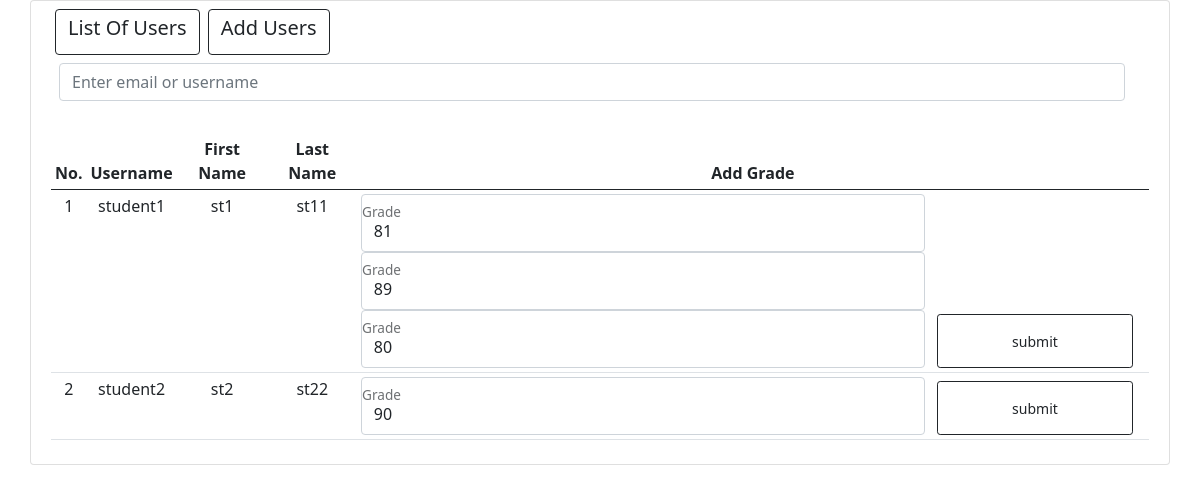
Page /grades/add/1/1/ on the earlier database version.
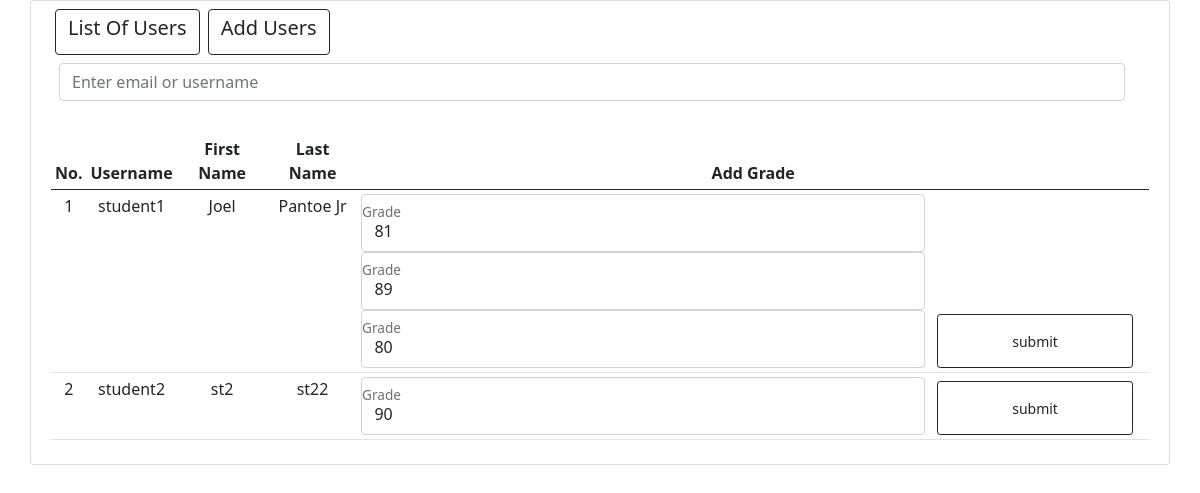
Same page on the later database version.
### smssys/models/students_models.py (models this page shows, shortened)
class StudentClass(models.Model):
    student = models.ForeignKey(Student, on_delete=models.CASCADE)
    studentClass = models.ForeignKey(Class, on_delete=models.CASCADE)
    academicSemester = models.ForeignKey(AcademicSemester, on_delete=models.CASCADE)
    date_created = models.DateTimeField(default=timezone.now)
    created_by = models.ForeignKey(settings.AUTH_USER_MODEL, on_delete=models.CASCADE, )

class Student(models.Model):
    user = models.OneToOneField(settings.AUTH_USER_MODEL, on_delete=models.CASCADE)
    isActive = models.BooleanField(default=True)
    date_created = models.DateTimeField(default=timezone.now)
    created_by = models.ForeignKey(settings.AUTH_USER_MODEL, on_delete=models.CASCADE, related_name="student_creator")

### smssys/models/users_models.py (models this page shows)
class MyUser(AbstractUser):
    is_admin = models.BooleanField(default=False)
    password_hint = models.CharField(max_length=255, null=True, blank=True)
    date_of_birth = models.DateField(null=True, blank=True)
    phone_number = models.IntegerField(null=True, blank=True)
    address = models.CharField(max_length=200, null=True, blank=True)
    image = models.ImageField("user_image",null=True, blank=True)
    gender = models.ForeignKey(GenderTypes,on_delete=models.CASCADE, null=True, blank=True)
    nationality = models.ForeignKey(NationalityType, on_delete=models.CASCADE, null=True, blank=True)
    date_created = models.DateTimeField(default=timezone.now)
    objects = UserManager()
    USERNAME_FIELD = 'username'
    REQUIRED_FIELDS = ['first_name', 'last_name']

### smssys/views/teacher.py (the view, shortened to what this page needs)
def teacherAddGrade(request, tscid, pid):
    tSubjectClass = TeacherSubjectClass.objects.all().filter(pk=tscid).select_related('teacher').first()
    clist = StudentClass.objects.all().filter(
        studentClass__pk=tSubjectClass.teacherClass.pk
    ).select_related('student')
    period = AcademicSemesterPeriod.objects.all()
    context = {'clist': clist, 'teacher': tSubjectClass, 'pid': pid}
    return render(request, 'teachers/addGrade.html', context)

### templates/teachers/addGrade.html (shortened to what this page needs)
{% extends "base/layout.html" %} {% block content %}
<div class="card p-2 row form-1 ">
<div class="text-center col ">
    <div class="d-flex flex-row text-center">
        <div class="btn btn-outline-dark text-black mx-1 text-center">
             <h5>List Of Users</h5>
        </div>
        <a class="btn btn-outline-dark text-black mx-1 text-center" href="#">
             <h5>Add Users</h5>
        </a>
    </div>
    <form class="col-auto mb-lg-0 me-lg-3 p-2" action="#" >
        <input type="search" name="query" class="form-control form-control-dark" placeholder="Enter email or username ">
    </form>
    <div class="table-responsive">
        <table class="table table-sm mt-4 ">
            <thead>
                <tr>
					<th scope="col">
                        No.
                    </th>
                    <th scope="col">
                        Username
                    </th>
                    <th scope="col">
                        First Name
                    </th>
                    <th scope="col">
                        Last Name
                    </th>
                    <th scope="col">
                        Add Grade
                    </th>
                </tr>
            </thead>
            <tbody>
                {% for obj in clist%}
                    <tr>
						<td>{{ obj.pk }}</td>
                        <td>{{ obj.student.user.username }}</td>
                        <td>{{ obj.student.user.first_name }}</td>
                        <td>{{ obj.student.user.last_name }}</td>
                        <td>
							<form method="post" action="{% url 'teacher_add_grade' teacher.pk pid %}" class="row w-100">
                                {% if obj.s_class.all %}
                                {% for grade in obj.s_class.all %}
                                    {% if grade.teacherClass.pk == teacher.pk and grade.studentClass.pk == obj.pk %}
                                        <div class="form-floating col-sm-9">
                                            <input type="number" name="grade" class="form-control" value="{{grade.grade|floatformat:"0"}}">
                                            <label >Grade</label>
                                        </div>
                                    {% else %}
                                        <div class="form-floating col-sm-9">
                                            <input type="number" name="if_update" value="0" hidden>
                                            <input type="number" name="grade" class="form-control">
                                            <label >Grade</label>
                                        </div>
                                    {% endif %}
                                {% endfor %}
                                {% else %}
                                    <div class="form-floating col-sm-9">
                                        <input type="number" name="if_update" value="0" hidden>
                                        <input type="number" name="grade" class="form-control">
                                        <label >Grade</label>
                                    </div>
                                {% endif %}
								<button class="col-sm-3 btn btn-sm btn-outline-dark mt-1" type="submit">submit</button>
							  </form>
                        </td>
                    </tr>
                {% endfor %}
            </tbody>
        </table>
    </div>
</div>
</div>
{% endblock %}

Differences in the rows shown:
changed through a linked row, StudentClass "student1": student.user.first_name "st1" → "Joel"; student.user.last_name "st11" → "Pantoe Jr"
